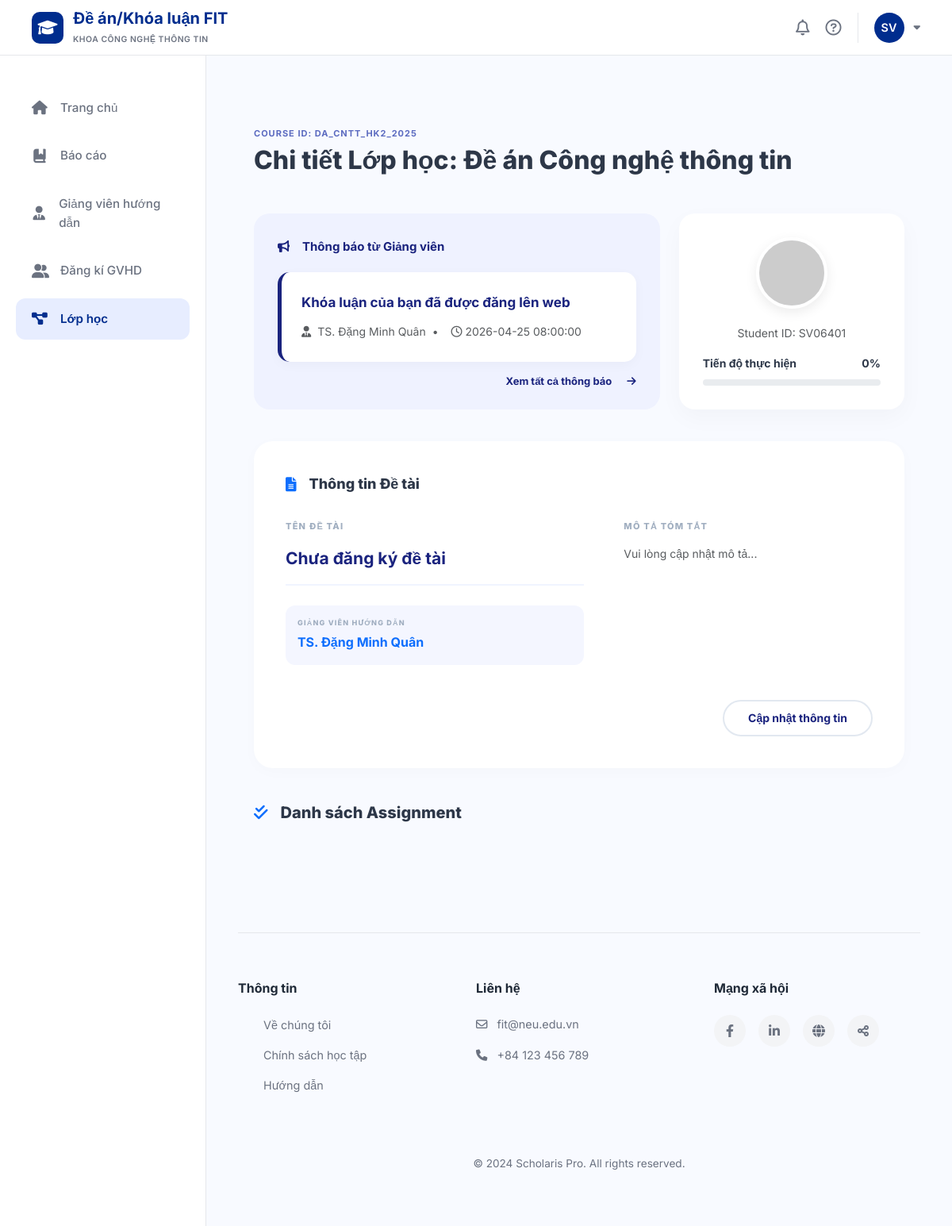
/project-detail/37 (signed in), run on the app's committed database.
### tables this page shows
CREATE TABLE classes (
    id INTEGER PRIMARY KEY AUTOINCREMENT,
    class_code VARCHAR(50) NOT NULL UNIQUE,
    class_name VARCHAR(100) NOT NULL,
    course_id INTEGER NOT NULL,
    lecturer_id INTEGER NOT NULL,
    semester_id INTEGER NOT NULL,
    status VARCHAR(20) DEFAULT 'active' CHECK (status IN ('active', 'completed')),
    FOREIGN KEY (course_id) REFERENCES courses(id),
    FOREIGN KEY (lecturer_id) REFERENCES lecturers(id),
    FOREIGN KEY (semester_id) REFERENCES semesters(id)
);

CREATE TABLE notifications (
    id INTEGER PRIMARY KEY AUTOINCREMENT,
    user_id INTEGER NOT NULL,
    title VARCHAR(200) NOT NULL,
    content TEXT,
    related_id INTEGER,
    is_read INTEGER DEFAULT 0,
    created_at DATETIME DEFAULT CURRENT_TIMESTAMP, class_id INTEGER,
    FOREIGN KEY (user_id) REFERENCES users(id) ON DELETE CASCADE
);

CREATE TABLE users (
    id INTEGER PRIMARY KEY AUTOINCREMENT,
    email VARCHAR(100) NOT NULL UNIQUE,
    password VARCHAR(255) NOT NULL,
    full_name VARCHAR(100) NOT NULL,
    role VARCHAR(20) NOT NULL CHECK (role IN ('student', 'lecturer')),
    phone VARCHAR(20),
    created_at DATETIME DEFAULT CURRENT_TIMESTAMP
);

CREATE TABLE students (
    id INTEGER PRIMARY KEY AUTOINCREMENT,
    user_id INTEGER NOT NULL UNIQUE,
    student_code VARCHAR(20) NOT NULL UNIQUE,
    class_name VARCHAR(50),
    major VARCHAR(100),
    FOREIGN KEY (user_id) REFERENCES users(id) ON DELETE CASCADE
);

### app/student/myprojects/routes.py (the view)
@myprojects_bp.route('/project-detail/<int:id>')
def project_detail(id):
    user_id = session.get('user_id') or 1
    conn = get_db()
    conn.row_factory = lambda cursor, row: dict(zip([column[0] for column in cursor.description], row))
    cur = conn.cursor()
    cur.execute("""
        SELECT c.id, c.class_code, c.class_name, u.full_name AS lecturer_name,
               s.id AS student_pk, s.student_code
        FROM classes c
        JOIN lecturers l ON c.lecturer_id = l.id
        JOIN users u ON l.user_id = u.id
        JOIN class_students cs ON c.id = cs.class_id
        JOIN students s ON cs.student_id = s.id
        WHERE c.id = ? AND s.user_id = ?
    """, (id, user_id))
    class_info = cur.fetchone()
    cur.execute("""
        SELECT
            (SELECT COUNT(*) FROM assignments WHERE class_id = ?) as total,
            (SELECT COUNT(*) FROM submissions WHERE student_id = ? AND assignment_id IN
                (SELECT id FROM assignments WHERE class_id = ?)) as completed
    """, (id, class_info['student_pk'], id))
    counts = cur.fetchone()
    progress = int((counts['completed'] / counts['total'] * 100)) if counts['total'] > 0 else 0
    cur.execute("SELECT title, description FROM topics WHERE class_id = ? AND student_id = ?",
               (id, class_info['student_pk']))
    topic = cur.fetchone()
    cur.execute("""
        SELECT title, content, created_at
        FROM notifications
        WHERE user_id = ? OR related_id = ?
        ORDER BY created_at DESC LIMIT 1
    """, (user_id, id))
    latest_notification = cur.fetchone()
    cur.execute("""
        SELECT a.id, a.title, a.description, a.deadline,
               sub.submitted_at, sub.file_url, sub.is_late, cs.grade
        FROM assignments a
        LEFT JOIN submissions sub ON a.id = sub.assignment_id AND sub.student_id = ?
        LEFT JOIN class_students cs ON a.class_id = cs.class_id AND cs.student_id = ?
        WHERE a.class_id = ?
        ORDER BY a.deadline ASC
    """, (class_info['student_pk'], class_info['student_pk'], id))
    assignments = cur.fetchall()
    return render_template('student/project_detail.html',
                           class_info=class_info, topic=topic,
                           latest_notification=latest_notification,
                           assignments=assignments, progress=progress)

### app/database.py (called while the page is built)
def get_db():
    if 'db' not in g:
        g.db = sqlite3.connect(DB_PATH, timeout=30)
        g.db.row_factory = sqlite3.Row
        try:
            g.db.execute("PRAGMA journal_mode=WAL")
            g.db.execute("PRAGMA foreign_keys=ON")
        except sqlite3.OperationalError:
            pass
    return g.db

### templates/student/project_detail.html (shortened to what this page needs)
{% extends "student/base.html" %}
{% block content %}
<link rel="stylesheet" href="https://cdnjs.cloudflare.com/ajax/libs/font-awesome/6.0.0/css/all.min.css">
<div class="main-container">
    <div class="mb-5">
        <div class="course-id-label">COURSE ID: {{ class_info.class_code }} </div>
        <h1 class="page-title">Chi tiết Lớp học: {{ class_info.class_name }} </h1>
    </div>
    <div class="top-grid">
        <div class="announcement-card">
            <div class="announcement-header"><i class="fas fa-bullhorn me-3"></i> Thông báo từ Giảng viên</div>
            {% if latest_notification %}
            <div class="announcement-content">
                <div class="announcement-title">{{ latest_notification.title }}</div>
                <small class="text-muted">
                    <i class="fas fa-user-tie me-2"></i>{{ class_info.lecturer_name }}  &nbsp;•&nbsp;
                    <i class="far fa-clock ms-2 me-1"></i>{{ latest_notification.created_at }}
                </small>
            </div>
            {% endif %}
            <a href="#" class="btn-view-all mb-10">Xem tất cả thông báo <i class="fas fa-arrow-right ms-3"></i></a>
        </div>
        <div class="profile-card">
            <div class="avatar-circle">
                <img src="https://ui-avatars.com/api/?name={{ session.user_full_name }}&background=EBF4FF&color=1A237E" style="width:100%">
            </div>
            <small class="text-muted d-block mb-3">Student ID: {{ class_info.student_code }}</small>
            <div class="progress-label d-flex justify-content-between mb-2">
                <span class="fw-bold small">Tiến độ thực hiện</span>
                <span class="fw-bold small">{{ progress }}%</span>
            </div>
            <div class="progress" style="height: 8px; border-radius: 10px;">
            </div>
        </div>
    </div>
<div class="topic-card">
    <div class="topic-header">
        <i class="fas fa-file-alt me-3 text-primary"></i> Thông tin Đề tài
    </div>
    <div class="topic-grid">
        <div>
            <span class="label-caps">Tên đề tài</span>
            <div class="topic-title-box">
                {{ topic.title if topic else "Chưa đăng ký đề tài" }}
            </div>
            <div class="supervisor-tag">
                <span class="label-caps" style="margin-bottom: 5px; font-size: 9px;">Giảng viên hướng dẫn</span>
                <div class="fw-bold text-primary">
                    {{ class_info.lecturer_name }}
                </div>
            </div>
        </div>
        <div>
            <span class="label-caps">Mô tả tóm tắt</span>
            <p class="text-muted small" style="text-align: justify;">
                {{ topic.description if topic else "Vui lòng cập nhật mô tả..." }}
            </p>
        </div>
    </div>
    <div class="text-end mt-4">
    <button class="btn-outline-pill" data-bs-toggle="modal" data-bs-target="#topicModal">
        Cập nhật thông tin
    </button>
</div>
</div>
    <div class="section-subtitle"><i class="fas fa-check-double me-3 text-primary"></i> Danh sách Assignment</div>
</div>
{% endblock %}

### templates/student/base.html (style rules this page uses)
:root { --primary-color: #002D8E; --primary-light: #E7EDFF; --bg-page: #FBFBFF; --white: #FFFFFF; --text-dark: #1F2937; --text-muted: #6B7280; --border-color: #E5E7EB; --sidebar-width: 260px; --header-height: 70px; --shadow: 0 4px 12px rgba(0, 0, 0, 0.05); --transition: all 0.3s ease; }
* { margin: 0; padding: 0; box-sizing: border-box; font-family: 'Inter', sans-serif; }
body { background-color: var(--bg-page); color: var(--text-dark); min-height: 100vh; display: flex; flex-direction: column; }

### templates/student/project_detail.html (style rules this page uses)
:root { --primary-navy: #1a237e; --accent-blue: #3f51b5; --bg-body: #f8faff; --text-main: #2d3748; --text-light: #718096; --success: #28a745; --danger: #dc3545; --announcement-bg: #eff2ff; }
body { background-color: var(--bg-body); font-family: 'Inter', 'Segoe UI', sans-serif; color: var(--text-main); line-height: 1.6; }
.main-container { max-width: 1000px; margin: auto; padding: 50px 20px; }
.course-id-label { color: #5c6bc0; font-weight: 700; font-size: 11px; text-transform: uppercase; letter-spacing: 1px; }
.page-title { color: #2d3748; font-weight: 800; font-size: 32px; margin-top: 5px; margin-bottom: 40px; }
.top-grid { display: grid; grid-template-columns: 1.8fr 1fr; gap: 24px; margin-bottom: 40px; }
.announcement-card { background: var(--announcement-bg); border-radius: 20px; padding: 30px; position: relative; }
.announcement-header { font-weight: 700; color: var(--primary-navy); margin-bottom: 20px; display: flex; align-items: center; font-size: 15px; }
.announcement-content { background: white; border-radius: 15px; padding: 25px; border-left: 5px solid var(--primary-navy); box-shadow: 0 4px 15px rgba(0,0,0,0.03); }
.announcement-title { font-weight: 700; font-size: 17px; margin-bottom: 10px; color: #1a237e; }
.btn-view-all { position: absolute; bottom: 25px; right: 30px; color: var(--primary-navy); font-weight: 700; font-size: 13px; text-decoration: none; transition: 0.3s; }
.profile-card { background: white; border-radius: 20px; padding: 30px; text-align: center; box-shadow: 0 10px 30px rgba(0,0,0,0.03); }
.avatar-circle { width: 90px; height: 90px; border-radius: 50%; margin: 0 auto 20px; background: #f0f2f5; border: 4px solid white; box-shadow: 0 5px 15px rgba(0,0,0,0.08); overflow: hidden; }
.topic-card { background: white; border-radius: 24px; padding: 40px; margin-bottom: 40px; box-shadow: 0 4px 20px rgba(0,0,0,0.02); }
.topic-header { font-weight: 800; font-size: 18px; margin-bottom: 30px; display: flex; align-items: center; }
.topic-grid { display: grid; grid-template-columns: 1.2fr 1fr; gap: 50px; }
.label-caps { font-size: 11px; font-weight: 800; color: #a0aec0; text-transform: uppercase; letter-spacing: 1.2px; margin-bottom: 15px; display: block; }
.topic-title-box { font-size: 21px; font-weight: 700; color: #1a237e; border-bottom: 2px solid #f0f4ff; padding-bottom: 15px; margin-bottom: 25px; }
.supervisor-tag { background: #f4f6ff; padding: 15px; border-radius: 12px; display: inline-block; width: 100%; }
.btn-outline-pill { border: 2px solid #e2e8f0; color: var(--primary-navy); background: transparent; border-radius: 50px; padding: 10px 30px; font-weight: 700; font-size: 14px; transition: 0.3s; margin-top: 20px; }
.section-subtitle { font-weight: 800; font-size: 20px; margin-bottom: 25px; display: flex; align-items: center; }

### data on the page
classes: class_code "DA_CNTT_HK2_2025", class_name "Đề án Công nghệ thông tin"
notifications: title "Khóa luận của bạn đã được đăng lên web", created_at "2026-04-25 08:00:00"
users: lecturer_name "TS. Đặng Minh Quân"
students: student_code "SV06401"

### other printed values
{{ progress }} "0"
{{ topic.title if topic else "Chưa đăng ký đề tài" }} "Chưa đăng ký đề tài"
{{ topic.description if topic else "Vui lòng cập nhật mô tả..." }} "Vui lòng cập nhật mô tả..."
